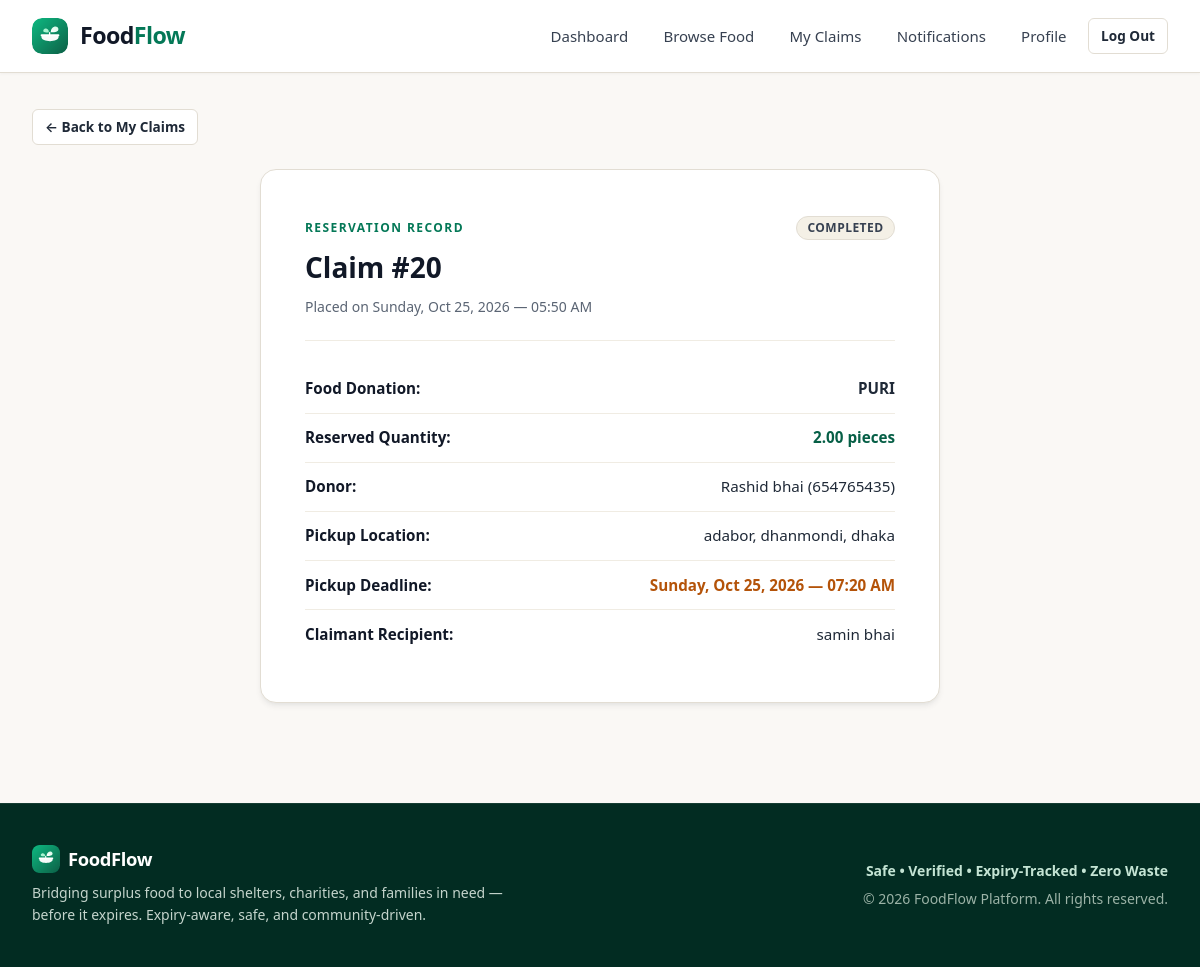
Screenshot of /claims/20/ (signed in) with the database file from the repository.
### claims/models.py (models this page shows, shortened)
class Claim(models.Model):
    STATUS_PENDING = 'pending'
    STATUS_COMPLETED = 'completed'
    STATUS_CANCELLED = 'cancelled'
    STATUS_EXPIRED = 'expired'
    STATUS_CHOICES = [
        (STATUS_PENDING, 'Pending Pickup'),
        (STATUS_COMPLETED, 'Completed'),
        (STATUS_CANCELLED, 'Cancelled'),
        (STATUS_EXPIRED, 'Expired'),
    ]
    listing = models.ForeignKey(
        'listings.FoodListing',
        on_delete=models.PROTECT,
        related_name='claims'
    )
    recipient = models.ForeignKey(
        'accounts.Recipient',
        on_delete=models.PROTECT,
        related_name='claims'
    )
    claimed_quantity = models.DecimalField(
        max_digits=10,
        decimal_places=2,
        validators=[MinValueValidator(Decimal('0.10'))],
        help_text="Quantity reserved by recipient"
    )
    claimed_at = models.DateTimeField(auto_now_add=True)
    pickup_deadline = models.DateTimeField(
        db_index=True,
        help_text="Time window by which food must be picked up"
    )
    pickup_code = models.CharField(
        max_length=8,
        unique=True,
        db_index=True,
        help_text="Unique 8-character verification token"
    )
    status = models.CharField(
        max_length=20,
        choices=STATUS_CHOICES,
        default=STATUS_PENDING,
        db_index=True
    )
    class Meta:
        verbose_name = "Claim"
        verbose_name_plural = "Claims"
        ordering = ['-claimed_at']
        indexes = [
            models.Index(fields=['status', 'pickup_deadline'], name='claim_stat_deadline_idx'),
            models.Index(fields=['status'], name='claim_status_idx'),
        ]
    @property
    def is_expired(self):
        if self.status == self.STATUS_EXPIRED:
            return True
        return self.status == self.STATUS_PENDING and (
            timezone.now() >= self.pickup_deadline or timezone.now() >= self.listing.expires_at
        )
    @property
    def can_be_cancelled(self):
        return self.status == self.STATUS_PENDING and not self.is_expired

### listings/models.py (models this page shows, shortened)
class FoodListing(models.Model):
    STATUS_AVAILABLE = 'available'
    STATUS_CLAIMED = 'claimed'
    STATUS_COMPLETED = 'completed'
    STATUS_EXPIRED = 'expired'
    STATUS_CHOICES = [
        (STATUS_AVAILABLE, 'Available'),
        (STATUS_CLAIMED, 'Claimed'),
        (STATUS_COMPLETED, 'Completed'),
        (STATUS_EXPIRED, 'Expired'),
    ]
    donor = models.ForeignKey(
        'accounts.Donor',
        on_delete=models.CASCADE,
        related_name='listings'
    )
    location = models.ForeignKey(
        'locations.Location',
        on_delete=models.PROTECT,
        related_name='listings'
    )
    food_name = models.CharField(max_length=200, help_text="e.g. Cooked Rice & Curry, Fresh Apples, Bread Rolls")
    description = models.TextField(blank=True, null=True, help_text="Preparation details, ingredients, or dietary info")
    quantity = models.DecimalField(
        max_digits=10,
        decimal_places=2,
        validators=[MinValueValidator(Decimal('0.01'))],
        help_text="Total initial quantity"
    )
    unit = models.CharField(
        max_length=50,
        help_text="Units: portions, kg, boxes, packets, meals, litres"
    )
    expires_at = models.DateTimeField(
        db_index=True,
        help_text="Exact expiry deadline"
    )
    status = models.CharField(
        max_length=20,
        choices=STATUS_CHOICES,
        default=STATUS_AVAILABLE,
        db_index=True
    )
    created_at = models.DateTimeField(auto_now_add=True)
    updated_at = models.DateTimeField(auto_now=True)
    class Meta:
        verbose_name = "Food Listing"
        verbose_name_plural = "Food Listings"
        ordering = ['expires_at']
        indexes = [
            models.Index(fields=['status', 'expires_at'], name='listing_stat_exp_idx'),
        ]

### accounts/models.py (models this page shows, shortened)
class Donor(models.Model):
    DONOR_TYPE_CHOICES = [
        ('restaurant', 'Restaurant'),
        ('household', 'Household'),
        ('grocer', 'Grocer / Supermarket'),
        ('event', 'Event / Catering'),
        ('other', 'Other Donor'),
    ]
    user = models.OneToOneField(
        User,
        on_delete=models.CASCADE,
        related_name='donor_profile'
    )
    donor_type = models.CharField(
        max_length=30,
        choices=DONOR_TYPE_CHOICES,
        default='restaurant'
    )
    organization_name = models.CharField(
        max_length=150,
        blank=True,
        null=True,
        help_text="Business or organization name (optional for households)"
    )
    location = models.ForeignKey(
        'locations.Location',
        on_delete=models.PROTECT,
        related_name='donors'
    )
    is_verified = models.BooleanField(
        default=False,
        help_text="Designates if this donor is verified by platform administrators"
    )
    created_at = models.DateTimeField(auto_now_add=True)
    class Meta:
        verbose_name = "Donor Profile"
        verbose_name_plural = "Donor Profiles"

class User(AbstractUser):
    ROLE_DONOR = 'donor'
    ROLE_RECIPIENT = 'recipient'
    ROLE_CHOICES = [
        (ROLE_DONOR, 'Donor'),
        (ROLE_RECIPIENT, 'Recipient'),
    ]
    full_name = models.CharField(
        max_length=150,
        blank=True,
        help_text="Full Name of the user"
    )
    role = models.CharField(
        max_length=20,
        choices=ROLE_CHOICES,
        default=ROLE_RECIPIENT,
        help_text="Designates whether this user registers as a food Donor or Recipient."
    )
    phone = models.CharField(
        max_length=20,
        blank=True,
        null=True,
        help_text="Contact telephone number"
    )
    profile_picture = models.ImageField(
        upload_to=user_avatar_path,
        blank=True,
        null=True
    )
    @property
    def is_donor(self):
        return self.role == self.ROLE_DONOR
    @property
    def is_recipient(self):
        return self.role == self.ROLE_RECIPIENT

class Recipient(models.Model):
    RECIPIENT_TYPE_CHOICES = [
        ('ngo', 'NGO / Non-profit'),
        ('individual', 'Individual / Family in need'),
        ('shelter', 'Shelter / Orphanage'),
        ('community_kitchen', 'Community Kitchen / Charity'),
        ('other', 'Other Recipient'),
    ]
    user = models.OneToOneField(
        User,
        on_delete=models.CASCADE,
        related_name='recipient_profile'
    )
    recipient_type = models.CharField(
        max_length=30,
        choices=RECIPIENT_TYPE_CHOICES,
        default='individual'
    )
    organization_name = models.CharField(
        max_length=150,
        blank=True,
        null=True,
        help_text="Organization name (optional for individuals)"
    )
    location = models.ForeignKey(
        'locations.Location',
        on_delete=models.PROTECT,
        related_name='recipients'
    )
    is_verified = models.BooleanField(
        default=False,
        help_text="Designates if this recipient is verified by platform administrators (required to claim food)"
    )
    created_at = models.DateTimeField(auto_now_add=True)
    class Meta:
        verbose_name = "Recipient Profile"
        verbose_name_plural = "Recipient Profiles"

### locations/models.py (models this page shows, shortened)
class Location(models.Model):
    address = models.CharField(max_length=255, help_text="Street address or building details")
    area = models.CharField(max_length=100, db_index=True, help_text="Neighborhood or area name")
    city = models.CharField(max_length=100, db_index=True, help_text="City name")
    latitude = models.DecimalField(max_digits=9, decimal_places=6, null=True, blank=True)
    longitude = models.DecimalField(max_digits=9, decimal_places=6, null=True, blank=True)
    class Meta:
        verbose_name = "Location"
        verbose_name_plural = "Locations"
        indexes = [
            models.Index(fields=['area'], name='loc_area_idx'),
            models.Index(fields=['city'], name='loc_city_idx'),
        ]
        constraints = [
            models.UniqueConstraint(
                fields=['address', 'area', 'city'],
                name='unique_location_address'
            )
        ]

### claims/views.py (the view)
# urls.py: path('claims/<int:pk>/', views.claim_detail_view, name='claim_detail'),
@login_required
def claim_detail_view(request, pk):
    claim = get_object_or_404(
        Claim.objects.select_related('listing__donor__user', 'listing__location', 'recipient__user'),
        pk=pk
    )
    is_claimant = (claim.recipient.user == request.user)
    is_donor_owner = (claim.listing.donor.user == request.user)
    if not (is_claimant or is_donor_owner or request.user.is_staff):
        messages.error(request, "Unauthorized: You do not have permission to view this claim.")
        return redirect('home')
    context = {
        'claim': claim,
        'is_claimant': is_claimant,
        'is_donor_owner': is_donor_owner,
    }
    return render(request, 'claims/claim_detail.html', context)

### notifications/views.py (called while the page is built)
def unread_notification_context(request):
    if request.user.is_authenticated and request.user.is_recipient and hasattr(request.user, 'recipient_profile'):
        count = Notification.objects.filter(recipient=request.user.recipient_profile, is_read=False).count()
        return {'unread_notifications_count': count}
    return {'unread_notifications_count': 0}

### templates/claims/claim_detail.html (shortened to what this page needs)
{% extends 'base.html' %}
{% load static %}
{% block content %}
<div style="margin-bottom: 1.5rem;">
    {% if is_claimant %}
        <a href="{% url 'claims:my_claims' %}" class="btn btn-secondary btn-sm">
            &larr; Back to My Claims
        </a>
    {% else %}
        <a href="{% url 'listings:donor_listing_detail' pk=claim.listing.pk %}" class="btn btn-secondary btn-sm">
            &larr; Back to Listing
        </a>
    {% endif %}
</div>
<div class="form-card" style="max-width: 680px; padding: clamp(1.75rem, 4vw, 2.75rem);">
    <div style="display: flex; justify-content: space-between; align-items: flex-start; margin-bottom: 1.5rem; flex-wrap: wrap; gap: 0.75rem; border-bottom: 1px solid var(--color-border-subtle); padding-bottom: 1.25rem;">
        <div>
            <span class="section-eyebrow">RESERVATION RECORD</span>
            <h1 style="color: var(--color-ink-900); font-size: 1.75rem; font-weight: 800; margin: 0 0 0.25rem;">
                Claim #{{ claim.id }}
            </h1>
            <span style="color: var(--color-ink-500); font-size: 0.875rem;">
                Placed on {{ claim.claimed_at|date:"l, M d, Y — h:i A" }}
            </span>
        </div>
        <div>
            <span class="badge badge-{{ claim.status }}">{{ claim.get_status_display }}</span>
        </div>
    </div>
    <div style="font-size: 0.95rem; line-height: 1.8;">
        <div style="display: flex; justify-content: space-between; border-bottom: 1px solid var(--color-border-subtle); padding: 0.65rem 0;">
            <strong style="color: var(--color-ink-900);">Food Donation:</strong>
            <span style="color: var(--color-ink-800); font-weight: 600;">{{ claim.listing.food_name }}</span>
        </div>
        <div style="display: flex; justify-content: space-between; border-bottom: 1px solid var(--color-border-subtle); padding: 0.65rem 0;">
            <strong style="color: var(--color-ink-900);">Reserved Quantity:</strong>
            <span style="color: var(--color-primary-800); font-weight: 700;">{{ claim.claimed_quantity|floatformat:2 }} {{ claim.listing.unit }}</span>
        </div>
        <div style="display: flex; justify-content: space-between; border-bottom: 1px solid var(--color-border-subtle); padding: 0.65rem 0;">
            <strong style="color: var(--color-ink-900);">Donor:</strong>
            <span>{{ claim.listing.donor.user.full_name|default:claim.listing.donor.user.username }} ({{ claim.listing.donor.user.phone|default:'Contact in person' }})</span>
        </div>
        <div style="display: flex; justify-content: space-between; border-bottom: 1px solid var(--color-border-subtle); padding: 0.65rem 0;">
            <strong style="color: var(--color-ink-900);">Pickup Location:</strong>
            <span style="text-align: right; max-width: 60%;">{{ claim.listing.location.address }}, {{ claim.listing.location.area }}, {{ claim.listing.location.city }}</span>
        </div>
        <div style="display: flex; justify-content: space-between; border-bottom: 1px solid var(--color-border-subtle); padding: 0.65rem 0;">
            <strong style="color: var(--color-ink-900);">Pickup Deadline:</strong>
            <span style="color: {% if claim.is_expired %}var(--color-danger-text){% else %}var(--color-accent-700){% endif %}; font-weight: 700;">
                {{ claim.pickup_deadline|date:"l, M d, Y — h:i A" }}
            </span>
        </div>
        <div style="display: flex; justify-content: space-between; padding: 0.65rem 0;">
            <strong style="color: var(--color-ink-900);">Claimant Recipient:</strong>
            <span>{{ claim.recipient.user.full_name|default:claim.recipient.user.username }}</span>
        </div>
    </div>
</div>
{% endblock %}

### rows the page displays
Claim: id "20", claimed_at "Sunday, Oct 25, 2026 — 05:50 AM", status "COMPLETED", listing.food_name "PURI", claimed_quantity "2.00", listing.unit "pieces", listing.donor.user.full_name "Rashid bhai", listing.donor.user.phone "654765435", listing.location.address "adabor", listing.location.area "dhanmondi", listing.location.city "dhaka", pickup_deadline "Sunday, Oct 25, 2026 — 07:20 AM", recipient.user.full_name "samin bhai"
